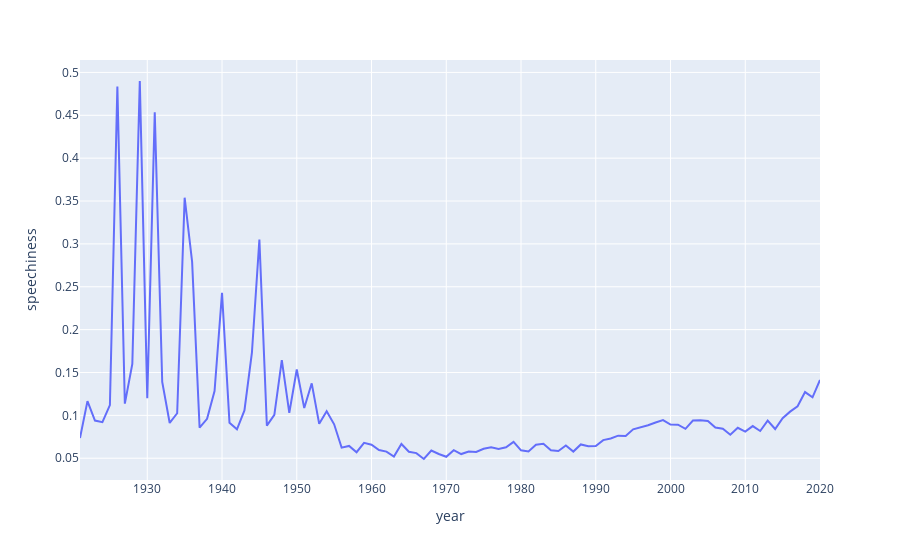

Write notebook code for a chart like this one.
### Code cell
# how has the amount of speech in music changed over the years

fig = px.line(data_by_year, x = 'year', y = 'speechiness')
fig.show()
